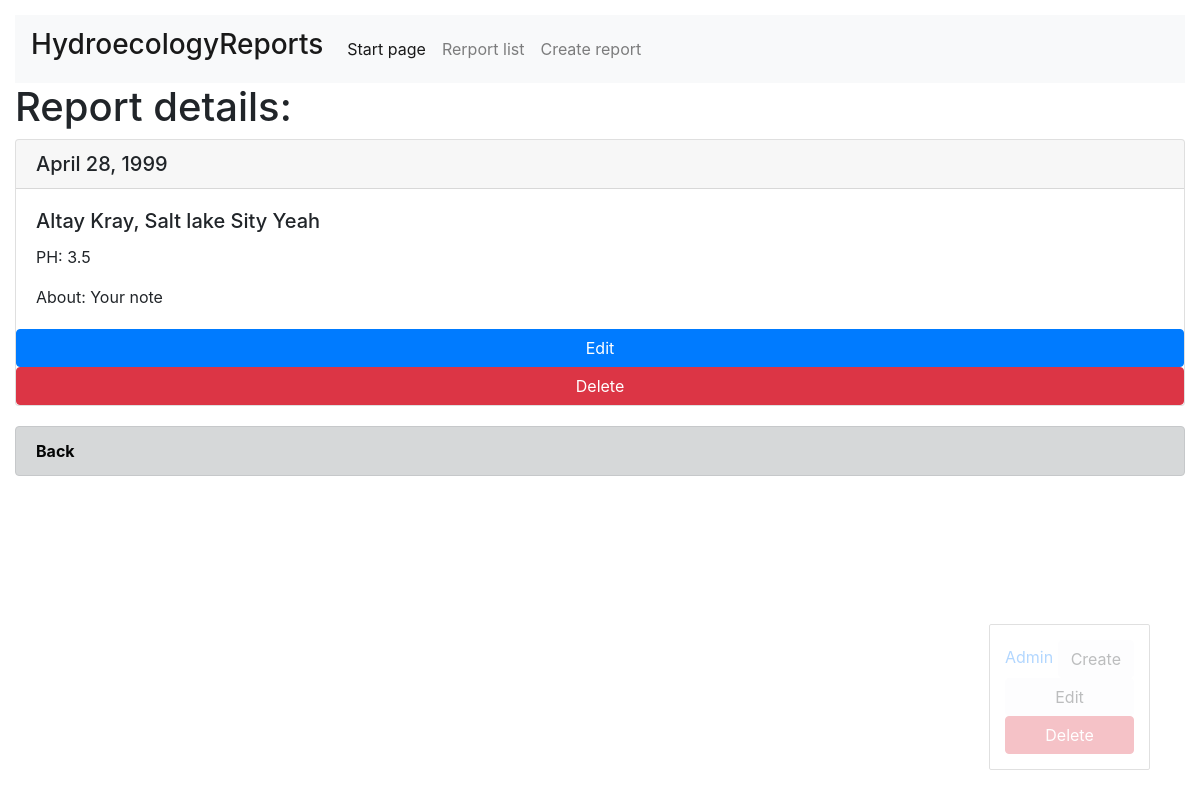
The page /reports/bxhxknzbr_hgcvubxtzcbsmjyvt on the database its author committed.
### report/models.py (models this page shows, shortened)
class Report(models.Model):
	date = models.DateField(auto_now_add=False)
	place = models.CharField(max_length=50, default='Altay Kray, Salt lake')
	ph = models.FloatField(default='0.0');
	comment = models.CharField(max_length=100, default='Your note')
	slug = models.SlugField(max_length=150, unique=True)
	def get_update_url(self):
		return reverse('edit_report', kwargs={'slug': self.slug})
	def get_delete_url(self):
		return reverse('delete_report', kwargs={'slug': self.slug})

### report/views.py (the view)
# urls.py: path('reports/<str:slug>', ReportDetail.as_view(), name='report_url'),
class ReportDetail(View):
	def get(self, request, slug):
		report_details = get_object_or_404(Report, slug__iexact=slug)
		return render(request, 'report_list/report_detail.html', context={'report_details': report_details, 'adm': report_details, 'detail': True})

### report/templates/report_list/report_detail.html (shortened to what this page needs)
{% extends 'base.html'%}
{% block site_body %}
	<h1>Report details: </h1>
	<div class="card">
		<h5 class="card-header">{{ report_details.date }}</h5>
  		<div class="card-body">
  			<h5 class="card-title">{{ report_details.place }}</h5>
    		<p class="card-text">PH: {{ report_details.ph }}</p>
    		<p class="card-text">About: {{ report_details.comment }}</p>
  		</div>
  		<a href="{% url 'edit_report' slug=report_details.slug %}" class="btn btn-primary">Edit</a>
  		<a href="{% url 'delete_report' slug=report_details.slug %}" class="btn btn-danger">Delete</a>
	</div>
{% endblock %}
{% block button-back %}
	<div class="alert alert-dark" role="alert">
	  <a href="{% url 'report_list' %}" class="alert-link">
	  		Back
		</a>
	</div>
{% endblock %}

### rows shown on the page
Report: date "April 28, 1999", place "Altay Kray, Salt lake Sity Yeah", ph "3.5", comment "Your note"
